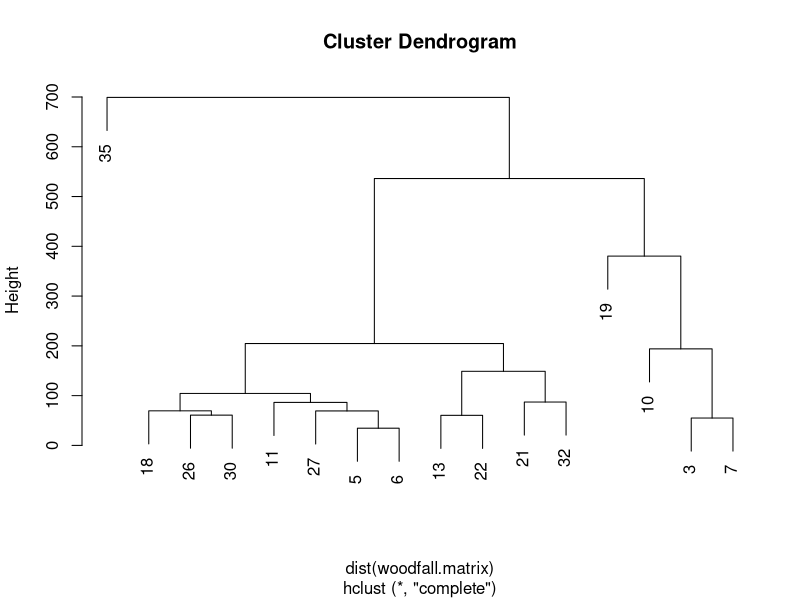
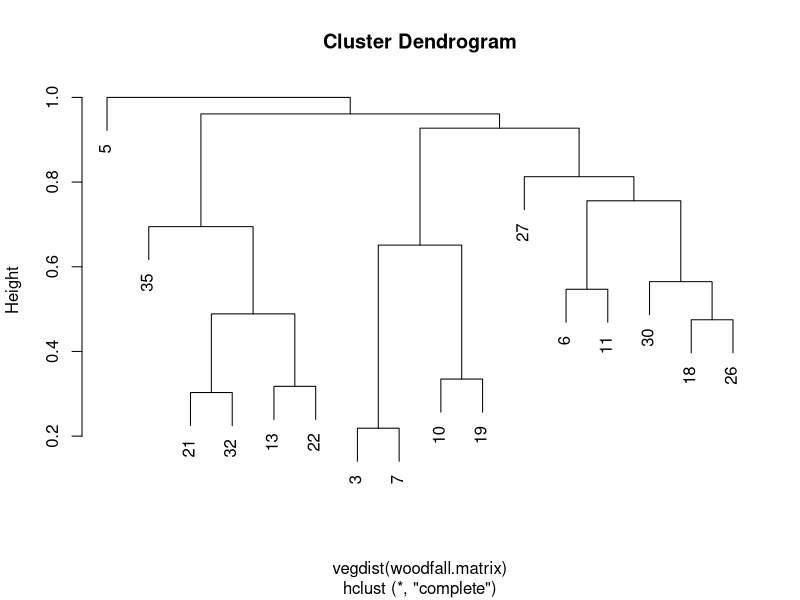
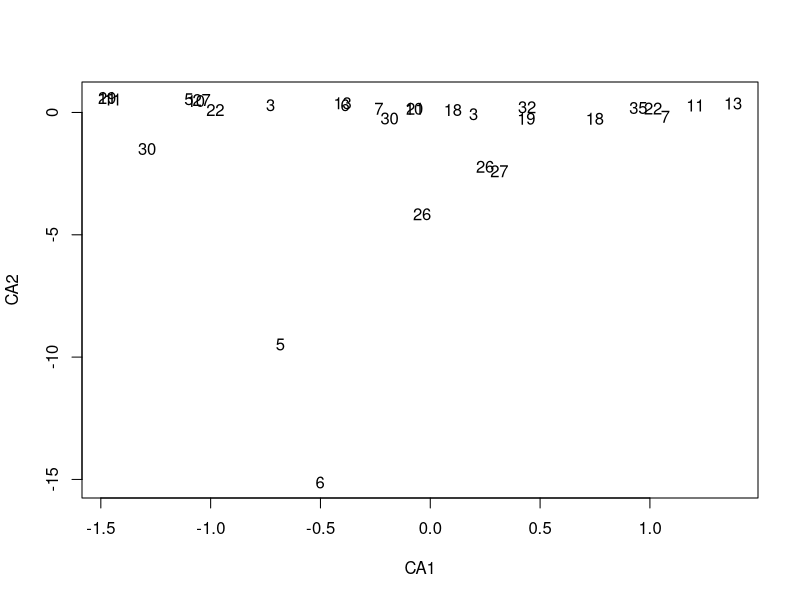
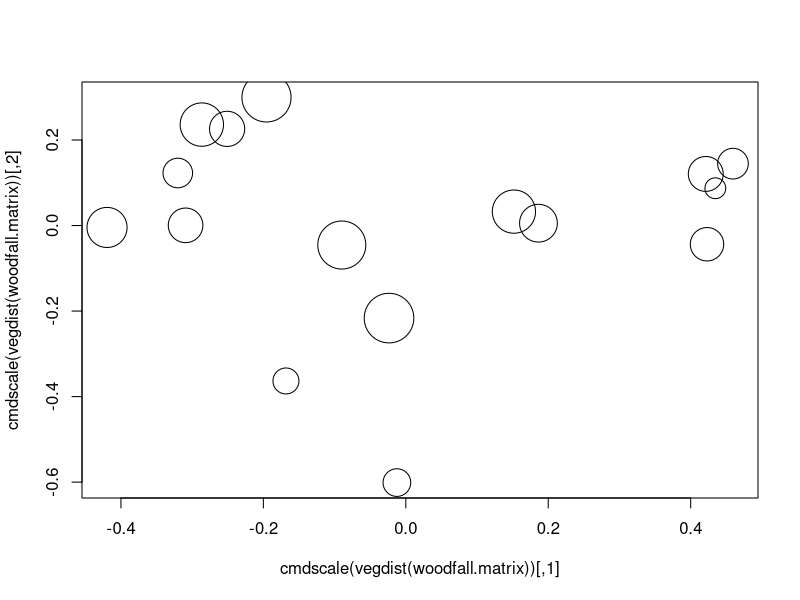
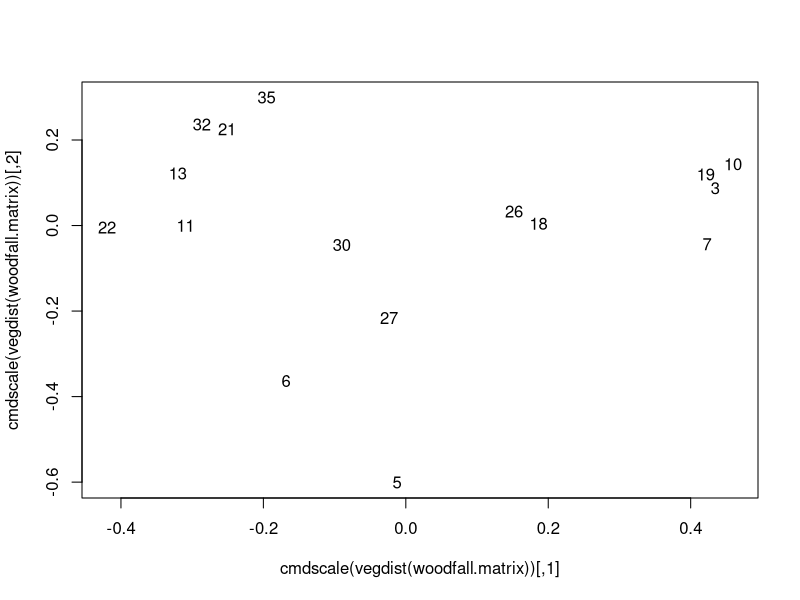
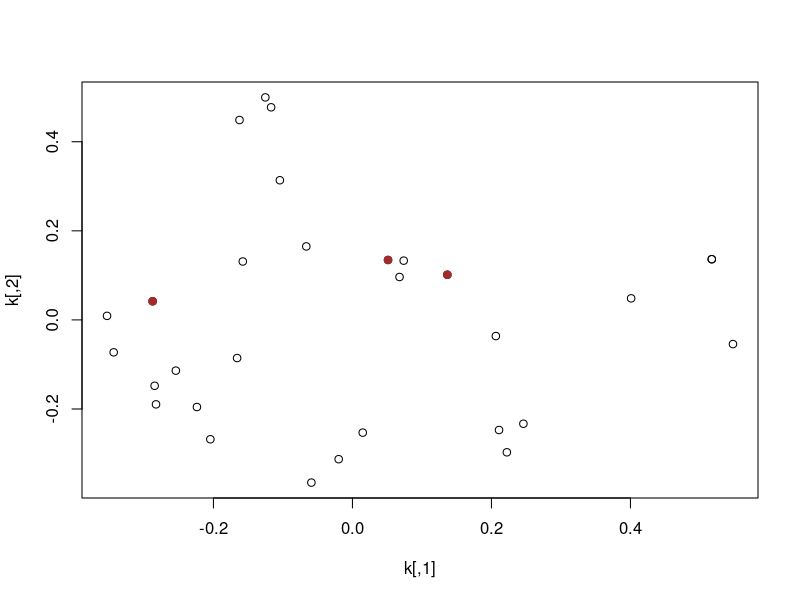
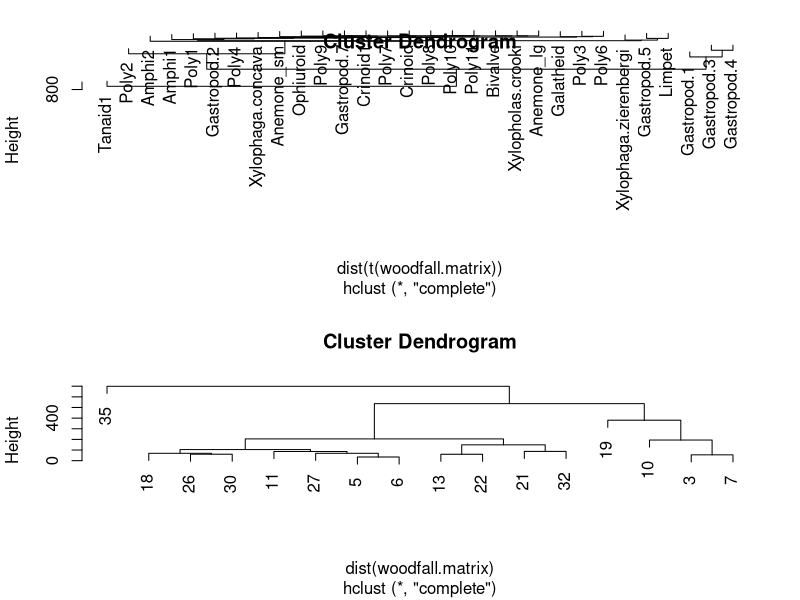

Write the R code that produced these figures, in order.

library(vegan)

#data preparation
woodfall <- read.csv("data/woodfall.csv")
head(woodfall)
summary(woodfall)

#data exploration
woodfall.matrix <- woodfall[,-(1:8)]
woodfall.matrix[is.na(woodfall.matrix)]=0 #looks through the matrix to check if NA
rownames(woodfall.matrix) = woodfall$Log
plot(hclust(dist(woodfall.matrix))) #2 distinct cluster with one outlier
jpeg(filename="woodfall_hca.jpg", height = 480, width = 480) #turns plots into jpegs
par(cex=1)
par(mfrow=c(2,1)) #multiple plots
plot(hclust(dist(t(woodfall.matrix))))
plot(hclust(dist(woodfall.matrix)))
dev.off()

#fishers alpha
alpha <- array()
for (i in 1:ncol(woodfall.matrix)) {
  n <- woodfall.matrix[,i]
  alpha[i] <- fisher.alpha(n[n > 10])
}
alpha[alpha > 10] <- NA
alpha <-

plot(hclust(vegdist(woodfall.matrix))) #euclidean is informed by absolute abundance rather than relative     

#factor analysis
factanal(t(woodfall.matrix), factors=1)

#CCA
plot(cca(woodfall.matrix)$CA$v, cex=0)
text(cca(woodfall.matrix)$CA$v,labels=rownames(woodfall.matrix))

#principal coordinates analysis
cmdscale(vegdist(woodfall.matrix))
plot(cmdscale(vegdist(woodfall.matrix)), cex=sqrt(woodfall$Surface.Area..cm2.)/10)
plot(cmdscale(vegdist(woodfall.matrix)), cex=0)
text(cmdscale(vegdist(woodfall.matrix)), labels=rownames(woodfall.matrix))

woodfall[woodfall$Log %in% c("3","7","10","19"),]

#testing Xylophaga influence
cmdscale(vegdist(t(woodfall.matrix)))
k <- cmdscale(vegdist(t(woodfall.matrix)))
plot(k)
points(k[1:3,], pch=19, col="brown") #xylophaga does not have much influence
which(k[,1]>0.4) #polychaetes 
which(k[,2]>0.4) #gastropods
